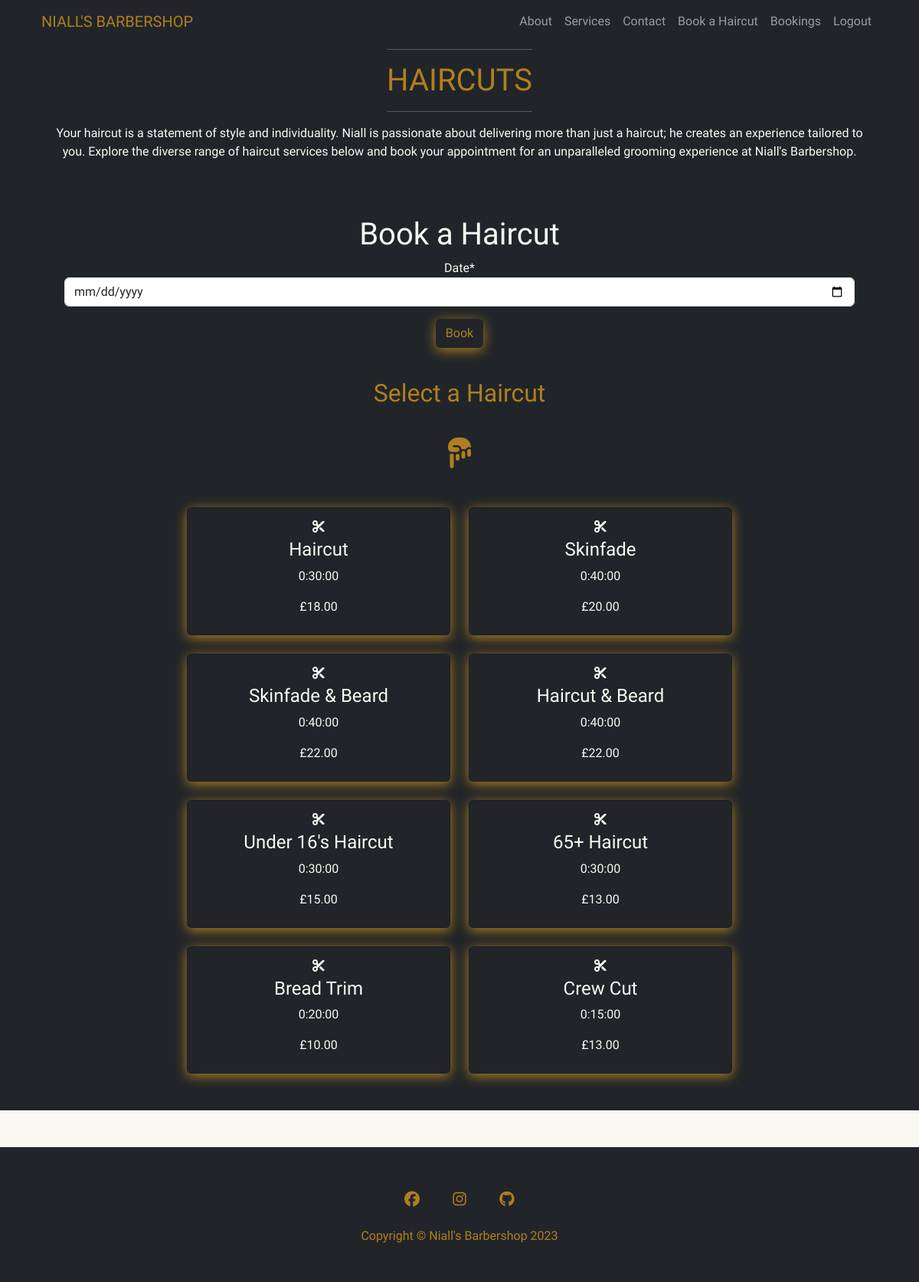
Page /booking/select_haircut/ (signed in) on the committed database.
### booking_system/models.py (models this page shows, shortened)
class Services(models.Model):
    service_name = models.CharField(max_length=250)
    session_length = models.DurationField()
    cost = models.DecimalField(max_digits=8, decimal_places=2)

### booking_system/views.py (the view)
# urls.py: path('booking/select_haircut/', views.SelectHaircutView.as_view(),
class SelectHaircutView(LoginRequiredMixin, CreateView):
    model = Booking
    template_name = 'booking_system/select_haircut.html' # booking_system/booking_form.html is the default
    form_class = SelectHaircut
    def get_context_data(self, **kwargs):
        context = super().get_context_data(**kwargs)
        context['services'] = Services.objects.all()
        return context

### booking_system/forms.py
class SelectHaircut(forms.ModelForm):
    class Meta:
        model = Booking
        fields = ["date_of_booking", "service_name",]
        widgets = {'date_of_booking': DateInput(attrs={'type': 'date'}),
                   'service_name': forms.HiddenInput(), }
        labels = {
            'date_of_booking': 'Date',
            'service_name': 'Haircut',
            }

### booking_system/templates/booking_system/select_haircut.html (shortened to what this page needs)
{% extends "base.html" %}
{% load crispy_forms_tags %}
{% block content %}
<div id="haircuts" class="dark-background text-center p-5 fill-width">
    <div class="container heading light-text">
        <hr/>
        <h2 class="fs-1 text-uppercase gold-text">Haircuts</h2>
        <hr/>
    </div>
    <div class="container light-text">
        <p>Your haircut is a statement of style and individuality. Niall is passionate about delivering more than just a haircut; he creates an experience tailored to you. Explore the diverse range of haircut services below and book your appointment for an unparalleled grooming experience at Niall's Barbershop.</p>
        <div class="m-3">
            <form method="POST" action="{% url 'createbooking' %}" class="form mb-2 p-2 form-style" enctype="multipart/form-data">
                <h1 class="text-center pt-5">Book a Haircut</h1>
                {{ form | crispy }}
                <button type="submit" class="btn form-style custom-button-dark-gold mt-3">Book</button>
            </form>
        </div>
        <h2 class="gold-text p-3">Select a Haircut <br/><br/>
            <i class="fa-solid fa-hand-point-down fs-1"></i></h2>
    </div>
    <div class="container col-12">
        <div class="row justify-content-md-center ">
            {% for service in services %}
            <div class="col-md-4 mt-4">
                <a href="{% url 'createbooking' %}" class="haircut-hover">
                    <div class="card p-2 pt-3 dark-background light-text haircut-hover">
                        <i class="fa-solid fa-scissors"></i>
                        <h4 class="pt-2">{{ service.service_name }}</h4>
                        <p>{{ service.session_length }}</p>
                        <p>£{{ service.cost }}</p>
                    </div>
                </a>
            </div>
        {% if forloop.counter|divisibleby:2%}
        </div>
        <div class="row justify-content-md-center">
        {% endif %}
            {% endfor %}
        </div>
    </div>
</div>
{% endblock content %}

### static/css/style.css (style rules this page uses)
:root { --clr-gold: #af7f1f; --clr-light: #faf8f2; --clr-dark: #212529; }
body { font-family: 'Tenor Sans', sans-serif; background-color: var(--clr-light); }
h1, h2, h3, h4, h5 { font-family: 'Sancreek', serif; }
.gold-text { transition: .5s ease-in-out; color: var(--clr-gold) }
.light-text { color: var(--clr-light); }
.dark-background { background-color: var(--clr-dark); }
.custom-button-dark-gold { transition: .5s ease-in-out; background-color: var(--clr-dark); color: var(--clr-gold); box-shadow: 0 0.2rem 1rem var(--clr-gold); }
.heading { width: fit-content; }
.haircut-hover { transition: .5s ease-in-out; text-decoration: none; box-shadow: 0 0.2rem 1rem var(--clr-gold); }

### rows in the picture
Services: service_name "Haircut", session_length "0:30:00", cost "18.00"
Services: service_name "Skinfade", session_length "0:40:00", cost "20.00"
Services: service_name "Skinfade & Beard", session_length "0:40:00", cost "22.00"
Services: service_name "Haircut & Beard", session_length "0:40:00", cost "22.00"
Services: service_name "Under 16's Haircut", session_length "0:30:00", cost "15.00"
Services: service_name "65+ Haircut", session_length "0:30:00", cost "13.00"
Services: service_name "Bread Trim", session_length "0:20:00", cost "10.00"
Services: service_name "Crew Cut", session_length "0:15:00", cost "13.00"
